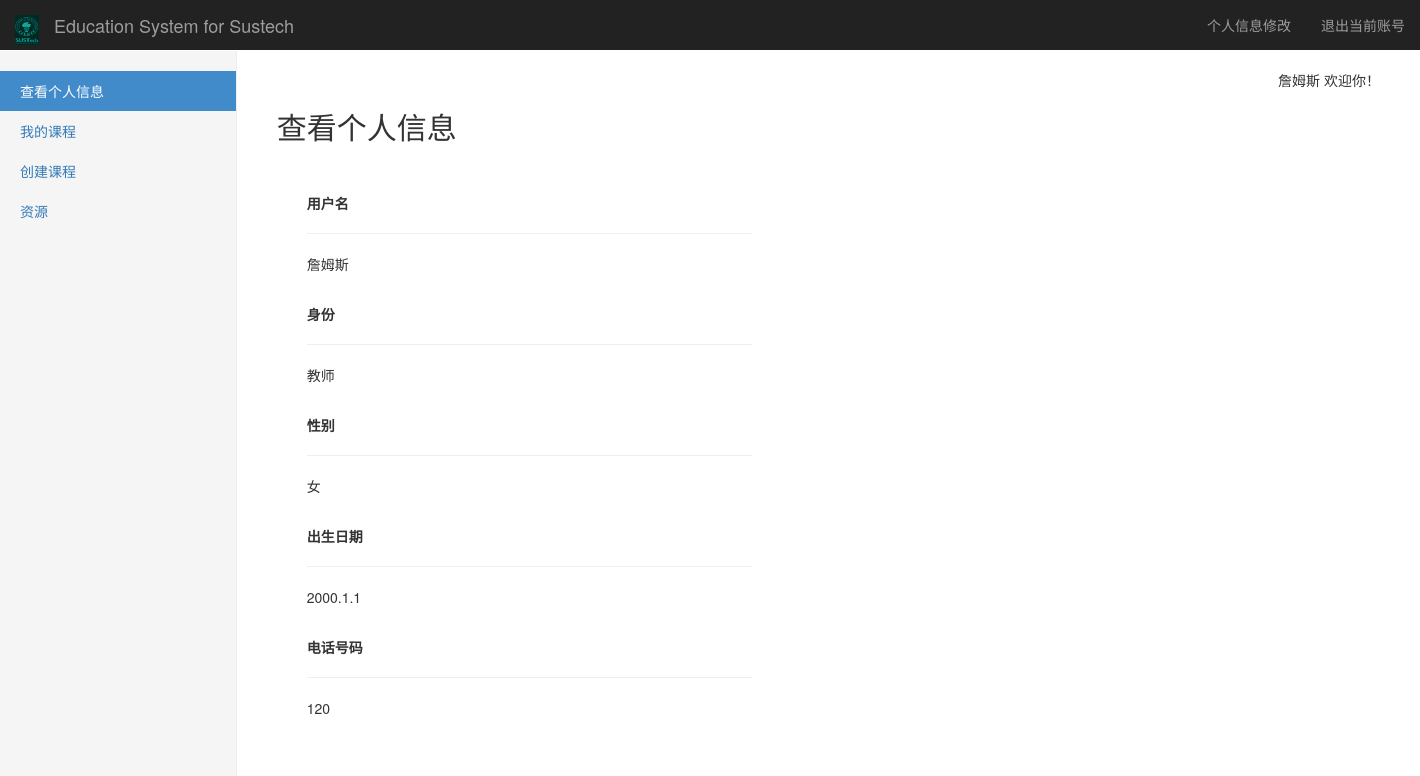
The app's page /myinformation (signed in), older data.
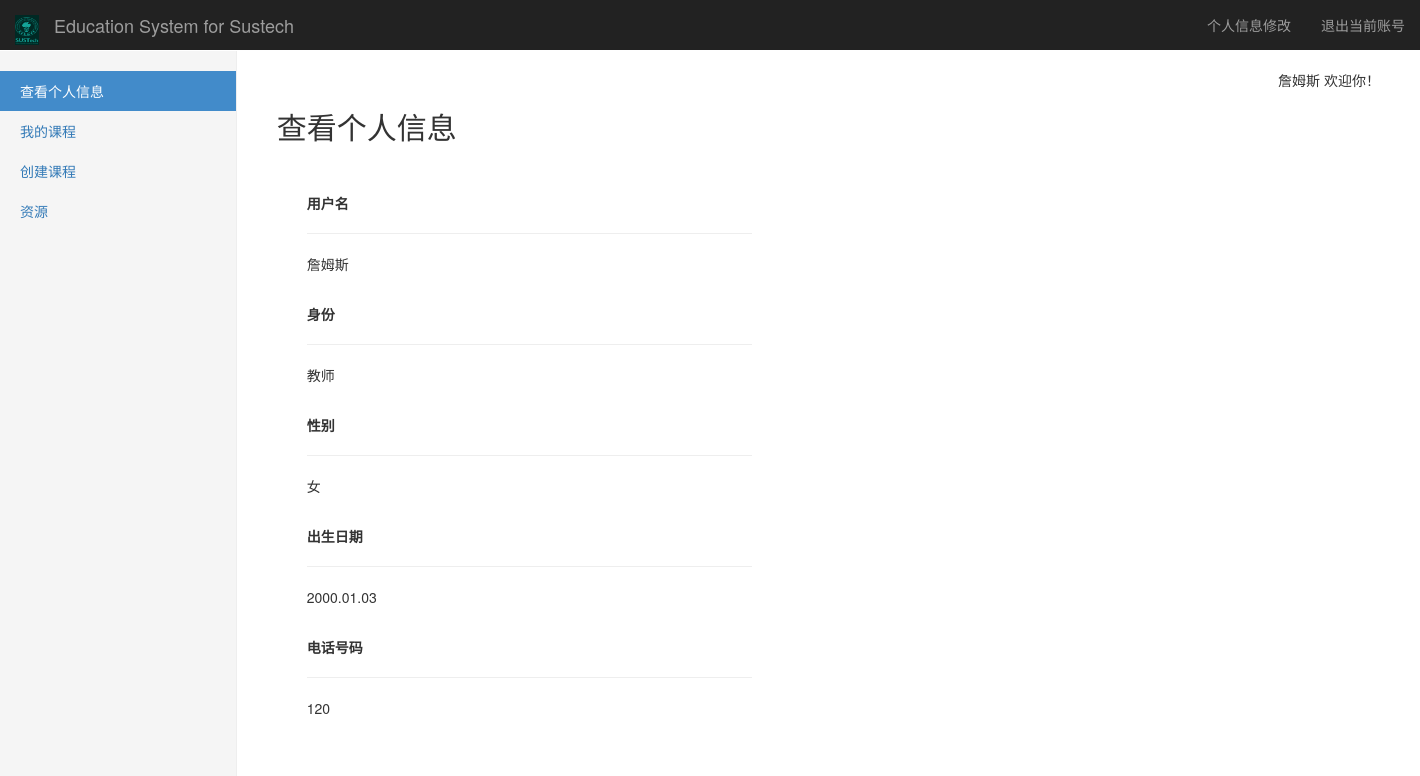
The same page, newer data.
### tables this page shows
CREATE TABLE "infor" (
	`userid`	int NOT NULL,
	`telephone`	string NOT NULL,
	`sex`	string NOT NULL,
	`born`	string NOT NULL
);

### Listener.py (the view)
@app.route(myinformation_url, methods=['GET', 'POST'])
def myinformation():
    infor=SQL_Infor(get_db())   #获取infor方法集
    if not (session.get('login') and session.get('username') and session.get('privilege')):
        return redirect(url_for('logout'))
    username = session['username']
    p = session['privilege']
    sidebar = GetSideBar(GetBar(p),'查看个人信息')    #对sidebar进行处理
    user={'privilege':p,'sex':'未填写','telephone':'未填写','born':'未填写'} #user数据初始化
    userinfor = infor.GetInfor(username)    #根据用户名获取其信息
    if (len(userinfor) != 1):
        pass
    else:
        myinfor = userinfor[0]
        user['telephone'] = myinfor[1]
        user['sex'] = myinfor[2]
        user['born'] = myinfor[3]   #对user进行处理
    return render_template('myinformation.html', username=username, sidebar=sidebar,user=user,p=p)

### Config/Link_db.py (called while the page is built)
    def select(self,sql):
        try:
            self.__cursor.execute(sql)
            data = self.__cursor.fetchall()
            return data
        except:
            print("Error: unable to fecth data with sql query: "+sql)
            return False

    def close(self):
        if(self.__db!=None):
            self.__db.close()

### Listener.py (called while the page is built)
def get_db():   #使用flask的g对象，每次访问都会有个独立的g对象，保证线程的数据库操作的安全
    if not hasattr(g, 'db'):
        g.db = Link_db()
    return g.db

def GetBar(privilege):  #根据用户privilege返回不同的sidebar
    if(privilege==3):
        return adminbar
    elif(privilege==2):
        return teacherbar
    elif(privilege==1):
        return studentbar

### SQL_libarary/Func_lib.py (called while the page is built)
def GetSideBar(sidebar,activebar=None): #对sidebar进行整理并返回整理好的元组
    result=[]
    for key in sidebar:
        bar1={}
        bar1['name']=key
        bar1['href']=sidebar[key]
        if(activebar==key):
            bar1['active']='active'
        result.append(bar1)
    return result

### templates/myinformation.html (shortened to what this page needs)
{% extends "layout.html" %}
{% block body %}
<h2> 查看个人信息</h2>
<br/>
<br/>
<div class="container">
	<div class="col-sm-5">
		<strong>用户名</strong>
		<HR>
		<p>{{ username }}</p>
		<br/>
		<strong>身份</strong>
		<HR>
		<p>
		{% if user.privilege==1 %}
		学生
		{% elif user.privilege==2 %}
		教师
		{% elif user.privilege==3 %}
		管理员
		{% endif %}
		</p>
		<br/>
		<strong>性别</strong>
		<HR>
		<p>{{ user.sex }}</p>
		<br/>
		<strong>出生日期</strong>
		<HR>
		<p>{{ user.born }}</p>
		<br/>
		<strong>电话号码</strong>
		<HR>
		<p>{{ user.telephone }}</p>
	 </div>
</div>
{% endblock %}

### templates/layout.html (shortened to what this page needs)
<!DOCTYPE html>
<html lang="zh-CN">
  <head>
	<link href="../static/css/bootstrap.min.css" rel="stylesheet">
	<link href="../static/css/dashboard.css" rel="stylesheet">
	<link href="../static/css/upload.css" rel="stylesheet">
  </head>
  <body>
	    <nav class="navbar navbar-inverse navbar-fixed-top">
		  <div class="container-fluid">
			<div class="navbar-header">
			<a class="navbar-brand"><img id="search" src="../static/pic/sustech_black.png" width="24px" height="30px"></a>
			  <a class="navbar-brand" href="/introduction">Education System for Sustech</a>
			</div>
			<div id="navbar" class="navbar-collapse collapse">
			  <ul class="nav navbar-nav navbar-right">
				<li><a href="/myinformation/change">个人信息修改</a></li>
				<li><a href="/logout">退出当前账号</a></li>
			  </ul>
			</div>
		  </div>
		</nav>
		<div class="container-fluid">
		  <div class="row">
			<div class="col-sm-3 col-md-2 sidebar">
			  <ul class="nav nav-sidebar">
			  {% for bar in sidebar %}
				<li {% if bar.active=="active" %}class="active"{% endif %}>
					<a href="{{ bar.href }}">{{ bar.name }}</a>
				</li>
			  {% endfor %}
			  </ul>
			</div>
			<div class="col-sm-9 col-sm-offset-3 col-md-10 col-md-offset-2 main">
			<p class="text-right">{{ username }}  欢迎你！</p>
				{% block body %}{% endblock %}
			</div>
		  </div>
		</div>
  </body>
</html>

Row changes from the older to the newer data that the page shows:
changed infor: born "2000.1.1" → "2000.01.03"
